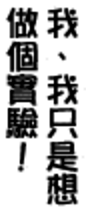
#> input picture test.png, 86 x 210 px
$ python char_extraction.py test.png   (Python 2 division)
#> lines starting #> are read from the running program, lines starting #| are printed output that depends on the picture
from __future__ import print_function

import json
import os
import sys
import Queue
from PIL import Image

'''
Current flow
  1. detect bubble
  2. extract text from bubble
  3. crop extra white border
  4. apply threshold
  5. divide space into boxes based on black pixels
  6. further dissect boxes to deal with edge cases
  7. repeat 5, 6 one more time
  8. merge boxes to form squares

TO DO:
  Possible improvements:
    1. better filtering so light colored parts don't get cropped off
    2. clustering/grouping nearby words into connected components
    3. instead of using boxes, use vertical lines

    Notes on edge cases to improve for
      1. multiple text regions in one bubble, this is the main one
      2. punctuation marks
  Make comments, starting to forget lol

'''

DBG = 0
WHITE_COLOR = 245
BLACK_COLOR = 40
MIN_WHITE_PIX = 625
THRES = 128
BUBBLE_MARGIN = 5
CHAR_MARGIN = 2
RATIO_THRES = 0.85
MAX_BOX_NUM = 5
BLACK_PIX_THRES = 20
DISSECT_NUM = 2
DISSECT_RATIO_THRES = 0.6
WORD_BREAK_MIN_LEN = 30
MIN_BLK_PIX = 3
MIN_BOX_SIZE = 8
MAX_BOX_SIZE = 40000

directions = [(0, 1), (0, -1), (1, 0), (-1, 0)]
matrix_bounds = None

class Text_block():
  def __init__(self, ymin, ymax, xmin, xmax, ylen, xlen, ratio, blk_pix_cnt):
    self.ymin = ymin
    self.ymax = ymax
    self.xmin = xmin
    self.xmax = xmax
    self.ylen = ylen
    self.xlen = xlen
    self.ratio = ratio
    self.blk_pix_cnt = blk_pix_cnt
    self.down = None
    self.right = None
    self.matched = False

  def is_valid_block(self):
    enough_blk_pix = self.blk_pix_cnt >= MIN_BLK_PIX
    box_size = self.ylen * self.xlen
    valid_size = box_size < MAX_BOX_SIZE and box_size > MIN_BOX_SIZE
    return enough_blk_pix and valid_size

  def unpack(self):
    return (self.ymin, self.ymax, self.xmin, self.xmax, self.ylen, self.xlen,
            self.ratio, self.blk_pix_cnt)

  def has_word(self):
    return self.blk_pix_cnt > 0


def mark_text_blocks(matrix, idx=''):
  matrix_w_gaps = mark_gaps(matrix, idx)
  blocks = convert_img_to_blocks(matrix_w_gaps)
  processed_blocks = break_down_deformed_blocks(matrix_w_gaps, blocks)

  if DBG:
    boxes_img = [[100 if pix == -1 else pix for pix in row] for row in matrix_w_gaps]
    write_blocks_to_img(boxes_img, processed_blocks)
    print_image(boxes_img, 'bubbles_pre_merge')

  # merge blocks
  final_blocks = merge_blocks_to_form_squares(matrix_w_gaps, processed_blocks)

  # draw blocks on clean bubble
  if DBG:
    merged_blocks_img = [list(x) for x in matrix]
    write_blocks_to_img(merged_blocks_img, final_blocks)
    print_image(merged_blocks_img, 'final_merged_blocks' + idx)

  return final_blocks


def break_down_deformed_blocks(matrix_w_gaps, blocks):
  # break blocks down further if necessary
  for i in xrange(DISSECT_NUM):
    for block in blocks:
      if block.ratio <= DISSECT_RATIO_THRES:
        mark_gaps_within_block(matrix_w_gaps, block)
    blocks = convert_img_to_blocks(matrix_w_gaps, str(i))
  return blocks


def merge_blocks_to_form_squares(matrix_w_gaps, blocks):
  mark_adj_blocks(blocks, matrix_w_gaps)
  final_blocks = []
  for block in blocks:
    if block.matched or not block.has_word():
      continue
    if block.ratio < RATIO_THRES:
      block = merge_w_nearby_blocks(block)
    if block.is_valid_block():
      final_blocks.append(block)
  return final_blocks


def mark_gaps(matrix, idx):
  print('marking gaps...', file=sys.stderr)
  matrix_w_gaps = [list(x) for x in matrix]
  vert_has_word = [0] * len(matrix)
  horz_has_word = [0] * len(matrix[0])

  for i, y in enumerate(matrix):
    for j, x in enumerate(y):
      if x <= BLACK_COLOR:
        vert_has_word[i] = 1
        horz_has_word[j] = 1

  for i in xrange(len(matrix)):
    for j in xrange(len(matrix[0])):
      if vert_has_word[i] == 0 or horz_has_word[j] == 0:
        matrix_w_gaps[i][j] = -1

  if DBG:
    gaps_marked = [list(x) for x in matrix]
    for i in xrange(len(matrix)):
      for j in xrange(len(matrix[0])):
        if vert_has_word[i] == 0 or horz_has_word[j] == 0:
          gaps_marked[i][j] = 100
    print_image(gaps_marked, 'gaps_marked' + idx)

  return matrix_w_gaps


# [22 lines left out: function mark_gaps_within_block, not called in this run]


def convert_img_to_blocks(matrix_w_gaps, idx=''):
  processed = set()
  blocks = []
  for i, row in enumerate(matrix_w_gaps):
    for j, pix in enumerate(row):
      if pix != -1 and (i, j) not in processed:
        block = get_block_parameters(matrix_w_gaps, i, j, processed)
        blocks.append(block)

  if DBG:
    boxes_img = [[100 if pix == -1 else pix for pix in row] for row in matrix_w_gaps]
    write_blocks_to_img(boxes_img, blocks)
    print_image(boxes_img, 'boxes_preliminary' + idx)

  return blocks


def mark_adj_blocks(blocks, matrix_w_gaps):
  regions = [[-1] * len(matrix_w_gaps[0]) for x in xrange(len(matrix_w_gaps))]

  # first pass, mark idx for different blocks
  idx = 0
  for block in blocks:
    ymin, ymax, xmin, xmax, ylen, xlen, ratio, blk_pix_cnt = block.unpack()
    for i in xrange(ymin, ymax + 1):
      for j in xrange(xmin, xmax + 1):
        regions[i][j] = idx
    idx += 1

  # second pass, connect nodes/blocks
  for block in blocks:
    ymin, ymax, xmin, xmax, ylen, xlen, ratio, blk_pix_cnt = block.unpack()
    ymid = (ymin + ymax) / 2
    xmid = (xmin + xmax) / 2
    # search right
    right_idx = -1
    for j in xrange(xmax + 1, len(matrix_w_gaps[0])):
      if regions[ymid][j] != -1:
        right_idx = regions[ymid][j]
        break
    if right_idx != -1:
      r_block = blocks[right_idx]
      if r_block.ymax == block.ymax and r_block.ymin == block.ymin:
        block.right = r_block
    # search down
    down_idx = -1
    for i in xrange(ymax + 1, len(matrix_w_gaps)):
      if regions[i][xmid] != -1:
        down_idx = regions[i][xmid]
        break
    if down_idx != -1:
      d_blocks = blocks[down_idx]
      if d_blocks.xmax == block.xmax and d_blocks.xmin == block.xmin:
        block.down = d_blocks


# [42 lines left out: function merge_w_nearby_blocks, not called in this run]


def box_ratio(ylen, xlen):
  return float(min(xlen, ylen)) / max(xlen, ylen)


# [14 lines left out: function write_blocks_to_img, not called in this run]


def get_block_parameters(matrix, ycoord, xcoord, processed):
  blk_pix_cnt = 0
  i = ycoord
  while i + 1 < len(matrix) and (matrix[i][xcoord] != -1
                              or matrix[i + 1][xcoord] != -1):
    j = xcoord
    while j + 1 < len(matrix[0]) and (matrix[i][j] != -1
                                  or matrix[i][j + 1] != -1):
      processed.add((i, j))
      if matrix[i][j] <= BLACK_COLOR and matrix[i][j] >= 0:
        blk_pix_cnt += 1
      j += 1
    i += 1

  ymin, ymax, xmin, xmax = ycoord, i - 1, xcoord, j - 1
  ylen, xlen = i - ycoord, j - xcoord
  ratio = box_ratio(ylen, xlen)
  return Text_block(ymin, ymax, xmin, xmax, ylen, xlen, ratio, blk_pix_cnt)


# [39 lines left out: function search_for_bubble_near_coord, not called in this run]


def search_img_for_bubbles(matrix):
  final_img = [list(x) for x in matrix]
  visited = set()
  bubble_count = 0
  print('Searching for bubbles...', file=sys.stderr)
  for i, row in enumerate(matrix):
    for j, pix in enumerate(row):
      if pix >= WHITE_COLOR and (i, j) not in visited:
        visited_white_pix = set()
        boundary = [i, i, j, j]  # ymin, ymax, xmin, xmax
        flood_fill_white(matrix, visited_white_pix, i, j, boundary)
        visited |= visited_white_pix
        ymin, ymax, xmin, xmax = boundary
        if len(visited_white_pix) > MIN_WHITE_PIX:
          bubble, blk_pix_cnt, offsets = extract_text(matrix, boundary, \
                                          visited_white_pix, str(bubble_count))
          yoffset, xoffset = offsets
          if bubble and blk_pix_cnt >= BLACK_PIX_THRES:
            print('\n%dth bubble found' % (bubble_count + 1), file=sys.stderr)
            print('Bubble found at:', boundary, file=sys.stderr)
            bubble_count += 1
            blocks = mark_text_blocks(bubble, str(bubble_count))
            write_to_final_img(final_img, blocks, ymin + yoffset,
                               xmin + xoffset, matrix)
  print_image(final_img, 'final_img', force=True)


def write_to_final_img(final_img, blocks, yoffset, xoffset, matrix):
  for block in blocks:
    ymin, ymax, xmin, xmax, ylen, xlen, ratio, blk_pix_count = block.unpack()
    if block.has_word():
      ystart = max(0, yoffset + ymin - CHAR_MARGIN)
      yend = min(len(matrix) - 1, yoffset + ymax + CHAR_MARGIN)
      xstart = max(0, xoffset + xmin - CHAR_MARGIN)
      xend = min(len(matrix[0]) - 1, xoffset + xmax + CHAR_MARGIN)
      for i in xrange(ystart, yend + 1):
        final_img[i][xstart] = -1
        final_img[i][xend] = -1
      for j in xrange(xstart, xend + 1):
        final_img[ystart][j] = -1
        final_img[yend][j] = -1


def extract_text(matrix, boundary, white_space, idx=''):
  print("Running 2nd flood fill from corners", file=sys.stderr)

  background_pixels = mark_background(white_space, boundary)
  ymin, ymax, xmin, xmax = boundary
  clean_bubble = [[255 if (i, j) in background_pixels else matrix[i][j] \
                for j in xrange(xmin, xmax + 1)] \
                for i in xrange(ymin, ymax + 1)]
  apply_threshold(clean_bubble, WHITE_COLOR, BLACK_COLOR)

  if DBG:
    test_image1 = [[matrix[i][j] \
                  for j in xrange(xmin, xmax + 1)] \
                  for i in xrange(ymin, ymax + 1)]
    test_image2 = [[100 if (i, j) in white_space else matrix[i][j]
                  for j in xrange(xmin, xmax + 1)] \
                  for i in xrange(ymin, ymax + 1)]
    bord = [[0 if (i, j) in background_pixels else matrix[i][j] \
                  for j in xrange(xmin, xmax + 1)] \
                  for i in xrange(ymin, ymax + 1)]
    print_image(test_image1, 'original_text_block' + idx)
    print_image(test_image2, 'text_block' + idx)
    print_image(bord, 'borders' + idx)
    print_image(clean_bubble, 'clean_block' + idx)

  return tighten_bubble(clean_bubble, idx)


def tighten_bubble(matrix, idx):
  print("Cropping extra white space...", file=sys.stderr)
  xmin = len(matrix[0])
  xmax = -1
  ymin = len(matrix)
  ymax = -1
  black_pix_count = 0

  for i in xrange(len(matrix)):
    for j in xrange(len(matrix[0])):
      if matrix[i][j] <= BLACK_COLOR:
        black_pix_count += 1
        xmin = min(j, xmin)
        xmax = max(j, xmax)
        ymin = min(i, ymin)
        ymax = max(i, ymax)

  xmin = xmin - BUBBLE_MARGIN if xmin >= BUBBLE_MARGIN else 0
  xmax = xmax + BUBBLE_MARGIN if xmax < len(matrix[0]) - BUBBLE_MARGIN else 0
  ymin = ymin - BUBBLE_MARGIN if ymin >= BUBBLE_MARGIN else 0
  ymax = ymax + BUBBLE_MARGIN if ymax < len(matrix) - BUBBLE_MARGIN else 0

  if DBG:
    box = [list(x) for x in matrix]
    for i in xrange(len(matrix)):
      box[i][xmin] = 0
      box[i][xmax] = 0
    for i in xrange(len(matrix[0])):
      box[ymin][i] = 0
      box[ymax][i] = 0
    print_image(box, 'box_lines' + idx)

  tightened_bubble = [[matrix[i][j] for j in xrange(xmin, xmax + 1)] \
                      for i in xrange(ymin, ymax + 1)]
  return tightened_bubble, black_pix_count, (ymin, xmin)


def mark_background(visited_white_pix, boundary):
  ymin, ymax, xmin, xmax = boundary
  border = set()
  # do flood fill from the boundaries
  for i in xrange(xmin, xmax + 1):
    if (ymin, i) not in border and (ymin, i) not in visited_white_pix:
      flood_fill_non_white(visited_white_pix, border, boundary, ymin, i)
    if (ymax, i) not in border and (ymax, i) not in visited_white_pix:
      flood_fill_non_white(visited_white_pix, border, boundary, ymax, i)

  for i in xrange(ymin, ymax + 1):
    if (i, xmin) not in border and (i, xmin) not in visited_white_pix:
      flood_fill_non_white(visited_white_pix, border, boundary, i, xmin)
    if (i, xmax) not in border and (i, xmax) not in visited_white_pix:
      flood_fill_non_white(visited_white_pix, border, boundary, i, xmax)

  return border


def flood_fill_non_white(visited_white_pix, border, boundary, ycoord, xcoord):
  stack = [(ycoord, xcoord)]
  while stack:
    y, x = stack.pop()
    for i, j in directions:
      next_pix = (y + i, x + j)
      if in_bounds(next_pix, boundary) and next_pix not in visited_white_pix \
                                       and next_pix not in border:
        stack.append(next_pix)
        border.add(next_pix)


def flood_fill_white(matrix, visited_white_pix, ycoord, xcoord, boundary):
  stack = [(ycoord, xcoord)]
  visited_white_pix.add((ycoord, xcoord))
  while stack:
    y, x = stack.pop()
    if y < boundary[0]:
      boundary[0] = y
    if y > boundary[1]:
      boundary[1] = y
    if x < boundary[2]:
      boundary[2] = x
    if x > boundary[3]:
      boundary[3] = x

    for i, j in directions:
      yn, xn = y + i, x + j
      next_pix = (yn, xn)
      if in_bounds(next_pix, matrix_bounds) and matrix[yn][xn] >= WHITE_COLOR \
            and next_pix not in visited_white_pix:
        stack.append(next_pix)
        visited_white_pix.add(next_pix)


def in_bounds(coord, limits):
  i, j = coord
  ymin, ymax, xmin, xmax = limits
  return i >= ymin and i <= ymax and j >= xmin and j <= xmax


def apply_threshold(matrix, white_thres=255, black_thres=0):
  for i in xrange(len(matrix)):
    for j in xrange(len(matrix[0])):
      if matrix[i][j] >= white_thres:
        matrix[i][j] = 255
      if matrix[i][j] <= black_thres:
        matrix[i][j] = 0


def print_image(matrix, fname, force=False):
  if DBG or force:
    blk = (0, 0, 0)           # color black
    wht = (255, 255, 255)     # color white
    grn = (0, 255, 0)
    red = (255, 0, 0)

    pixels2 = [grn if x == -1 else red if x == -2 else (x, x, x)
                  for row in matrix for x in row]

    im2 = Image.new("RGB", (len(matrix[0]), len(matrix)))
    im2.putdata(pixels2)
    im2.save(fname + '.png', "PNG")


def main():
  global matrix_bounds
  global DBG

  args = sys.argv[1:]
  filename = args[0]
  print("Reading image file...", file=sys.stderr)
  try:
    im = Image.open(filename)
#> im is the input picture: PIL image 86x210 RGBA; mean R, G, B, A 177.6, 177.6, 177.6, 255
  except IOError:
    print("Error in file name", file=sys.stderr)
    sys.exit()

  # get pixel values and store to list
  im = im.convert("L")
#> im: PIL image 86x210 L
  pixels = list(im.getdata())
#> pixels = 18060 values, max 255 at index 0, min 0 at index 1000, mean 177.6
  width, height = im.size
#> width = 86; height = 210
  # convert to list to 2D list
  pixels = [pixels[i * width:(i + 1) * width] for i in xrange(height)]
#> pixels = 210 items
  matrix_bounds = [0, height - 1, 0, width - 1]
#> matrix_bounds = [0, 209, 0, 85]

  if len(args) >= 3:
    x, y = int(args[1]), int(args[2])
    search_for_bubble_near_coord(pixels, y, x)
  else:
    search_img_for_bubbles(pixels)
#> in search_img_for_bubbles, `final_img = [list(x) for x in matrix]`: final_img = 210 items
#> the loop in search_img_for_bubbles, `for i, row in enumerate(matrix):` made 210 passes
#> in print_image, `im2 = Image.new("RGB", (len(matrix[0]), len(matrix)))`: im2: PIL image 86x210 RGB; every value is 0
#> in print_image, `im2.putdata(pixels2)`:
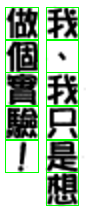
#> im2: PIL image 86x210 RGB; mean R, G, B 159.6, 178.3, 159.6


if __name__ == '__main__':
  main()
